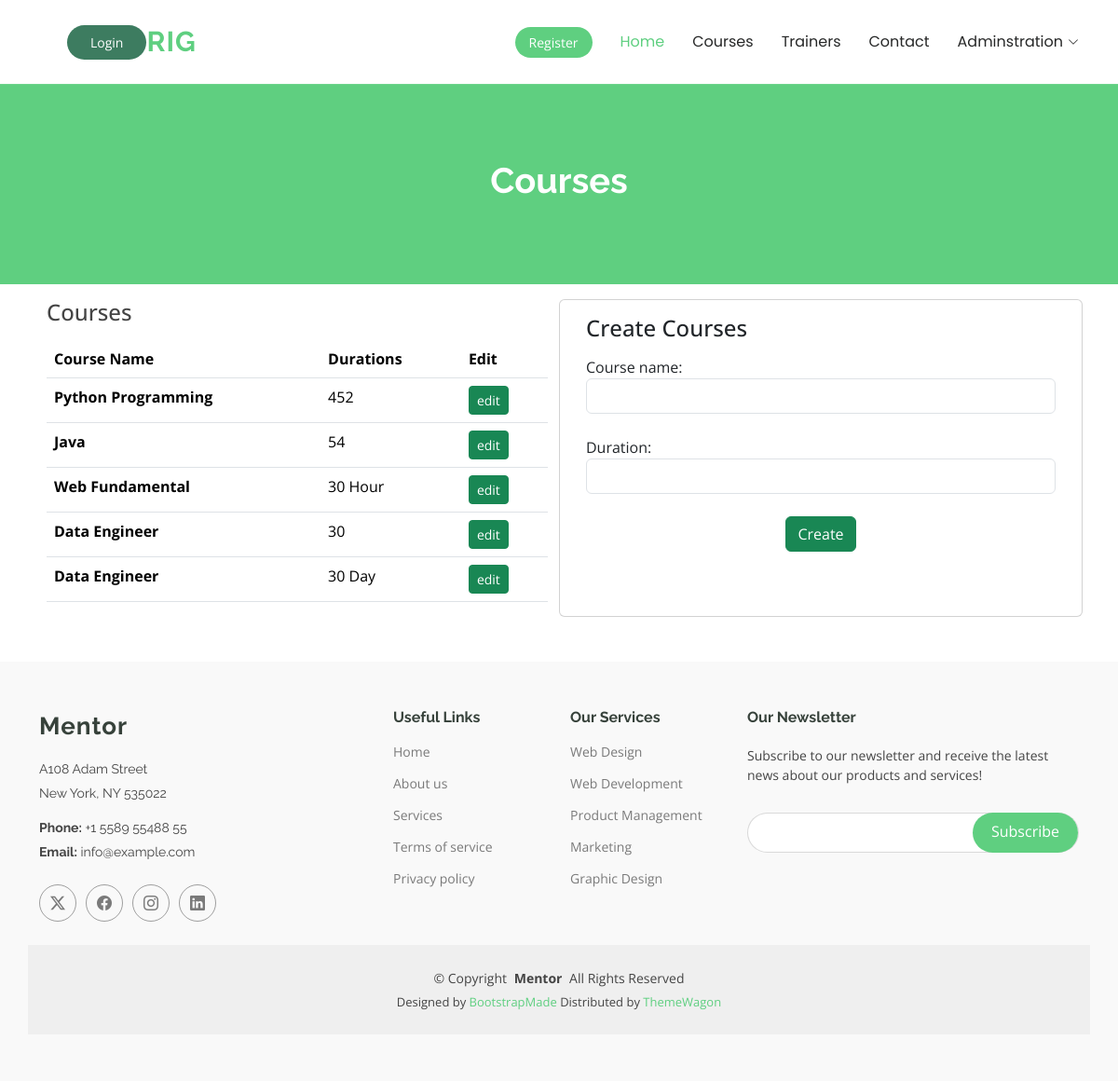
Page /courses/ on the committed database.
### myapp/models.py (models this page shows, shortened)
class Courses(models.Model):
    image = models.ImageField(upload_to='course_photo', blank=True, null=True)
    course_name = models.CharField(max_length=255)
    duration = models.CharField(max_length=255)
    description = models.TextField(blank=True, null=True)
    created_at = models.DateTimeField(auto_now_add=True)
    updated_at = models.DateTimeField(auto_now=True)

### myapp/views.py (the view, shortened to what this page needs)
# urls.py: path('courses/', CoursesView.as_view(), name='CoursesView'),
class CoursesView(View):
    def get(self, request):
        fm = CourseCreateForm()
        courses = Courses.objects.all()
        context = {'fm':fm, 'courses':courses}
        return render(request, 'CoursesView.html', context)

### myapp/forms.py
class CourseCreateForm(forms.ModelForm):
    class Meta:
        model = Courses
        fields = ['course_name', 'duration']
        widgets = {
            'course_name': forms.TextInput(attrs={'class': 'form-control'}),
            'duration': forms.TextInput(attrs={'class': 'form-control'}),
        }

### templates/CoursesView.html (shortened to what this page needs)
{% extends 'base.html' %}
{% load static %}
{% block content %}
<main class="main">
    <div class="page-title" data-aos="fade">
      <div class="heading">
        <div class="container">
          <div class="row d-flex justify-content-center text-center">
            <div class="col-lg-8">
              <h1>Courses </h1>
            </div>
          </div>
        </div>
      </div>
    </div>
    <section id="contact" class="contact section">
      <div class="container" data-aos="fade-up" data-aos-delay="100">
        <div class="row gy-4 p-2">
          <div class="col-lg-6">
            <div class="mb-3 h4">Courses</div>
            <table class="table">
                <thead>
                  <tr>
                    <th scope="col">Course Name</th>
                    <th scope="col">Durations</th>
                    <th scope="col">Edit</th>
                  </tr>
                </thead>
                <tbody>
                    {% for i in courses %}
                  <tr>
                    <th scope="row"> {{i.course_name}}</th>
                    <td>{{i.duration}}</td>
                    <td><a href="#" class="btn btn-sm btn-success">edit</a></td>
                  </tr>
                  {% endfor %}
                </tbody>
              </table>
          </div>
          <div class="col-lg-6 card">
            <div class="card-body">
                <div class="card-title h4 mb-3">Create Courses</div>
            <form action="{% url 'CoursesView' %}" method="post" class="php-email-form1" enctype="multipart/form-data">{% csrf_token %}
              <div class="row gy-4">
                {{fm}}
                <div class="col-md-12 text-center">
                  <button type="submit" class="btn btn-success">Create</button>
                </div>
              </div>
            </form>
        </div>
          </div>
        </div>
      </div>
    </section>
  </main>
{% endblock content %}

### static/assets/css/main.css (style rules this page uses)
:root { --default-font: "Open Sans", system-ui, -apple-system, "Segoe UI", Roboto, "Helvetica Neue", Arial, "Noto Sans", "Liberation Sans", sans-serif, "Apple Color Emoji", "Segoe UI Emoji", "Segoe UI Symbol", "Noto Color Emoji"; --heading-font: "Raleway", sans-serif; --nav-font: "Poppins", sans-serif; }
:root { --background-color: #ffffff; --default-color: #444444; --heading-color: #37423b; --accent-color: #5fcf80; --surface-color: #ffffff; --contrast-color: #ffffff; --loginbtn-color: #3d7c60; }
:root { --nav-color: #272828; --nav-hover-color: #5fcf80; --nav-mobile-background-color: #ffffff; --nav-dropdown-background-color: #ffffff; --nav-dropdown-color: #272828; --nav-dropdown-hover-color: #5fcf80; }
:root { scroll-behavior: smooth; }
body { color: var(--default-color); background-color: var(--background-color); font-family: var(--default-font); }
a { color: var(--accent-color); text-decoration: none; transition: 0.3s; }
h1, h2, h3, h4, h5, h6 { color: var(--heading-color); font-family: var(--heading-font); }
.page-title { --default-color: var(--contrast-color); --background-color: var(--accent-color); --heading-color: var(--contrast-color); color: var(--default-color); background-color: var(--background-color); position: relative; }
.page-title .heading { padding: 80px 0; border-top: 1px solid color-mix(in srgb, var(--default-color), transparent 90%); }
.page-title .heading h1 { font-size: 38px; font-weight: 700; }
section, .section { color: var(--default-color); background-color: var(--background-color); padding: 60px 0; scroll-margin-top: 900px; overflow: clip; }
.contact { padding-top: 8px; padding-bottom: 40px; }

### rows in the picture
Courses: course_name "Python Programming", duration "452"
Courses: course_name "Java", duration "54"
Courses: course_name "Web Fundamental", duration "30 Hour"
Courses: course_name "Data Engineer", duration "30"
Courses: course_name "Data Engineer", duration "30 Day"
